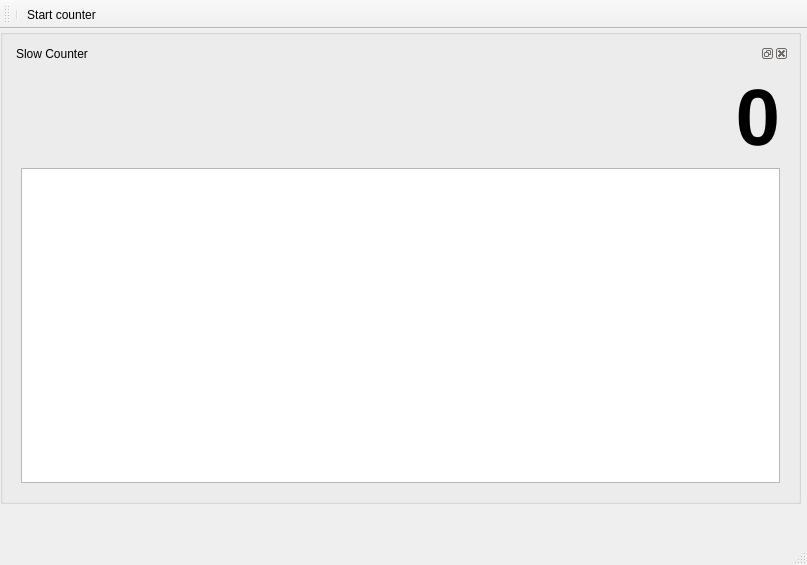
<?xml version="1.0" encoding="UTF-8"?>
<ui version="4.0">
 <class>MainWindow</class>
 <widget class="QMainWindow" name="MainWindow">
  <property name="geometry">
   <rect>
    <x>0</x>
    <y>0</y>
    <width>807</width>
    <height>565</height>
   </rect>
  </property>
  <property name="sizePolicy">
   <sizepolicy hsizetype="MinimumExpanding" vsizetype="MinimumExpanding">
    <horstretch>0</horstretch>
    <verstretch>0</verstretch>
   </sizepolicy>
  </property>
  <property name="windowTitle">
   <string>MainWindow</string>
  </property>
  <widget class="QWidget" name="centralwidget">
   <property name="sizePolicy">
    <sizepolicy hsizetype="MinimumExpanding" vsizetype="MinimumExpanding">
     <horstretch>0</horstretch>
     <verstretch>0</verstretch>
    </sizepolicy>
   </property>
   <widget class="QGroupBox" name="gridGroupBox">
    <property name="geometry">
     <rect>
      <x>0</x>
      <y>0</y>
      <width>801</width>
      <height>475</height>
     </rect>
    </property>
    <layout class="QGridLayout" name="gridLayout_2">
     <property name="sizeConstraint">
      <enum>QLayout::SetMinimumSize</enum>
     </property>
     <item row="1" column="0" colspan="4">
      <widget class="QDockWidget" name="counter_trace_DockWidget">
       <property name="sizePolicy">
        <sizepolicy hsizetype="Preferred" vsizetype="Preferred">
         <horstretch>1</horstretch>
         <verstretch>0</verstretch>
        </sizepolicy>
       </property>
       <property name="windowTitle">
        <string>Slow Counter</string>
       </property>
       <widget class="QWidget" name="dockWidgetContents_7">
        <layout class="QVBoxLayout" name="verticalLayout_2">
         <item>
          <widget class="QLabel" name="count_value_Label">
           <property name="font">
            <font>
             <pointsize>60</pointsize>
             <weight>75</weight>
             <bold>true</bold>
            </font>
           </property>
           <property name="text">
            <string>0</string>
           </property>
           <property name="alignment">
            <set>Qt::AlignRight|Qt::AlignTrailing|Qt::AlignVCenter</set>
           </property>
          </widget>
         </item>
         <item>
          <widget class="PlotWidget" name="counter_trace_PlotWidget"/>
         </item>
        </layout>
       </widget>
      </widget>
     </item>
    </layout>
   </widget>
  </widget>
  <widget class="QStatusBar" name="statusBar"/>
  <widget class="QToolBar" name="toolBar">
   <property name="sizePolicy">
    <sizepolicy hsizetype="Ignored" vsizetype="Fixed">
     <horstretch>0</horstretch>
     <verstretch>0</verstretch>
    </sizepolicy>
   </property>
   <property name="windowTitle">
    <string>toolBar</string>
   </property>
   <property name="toolButtonStyle">
    <enum>Qt::ToolButtonTextUnderIcon</enum>
   </property>
   <attribute name="toolBarArea">
    <enum>TopToolBarArea</enum>
   </attribute>
   <attribute name="toolBarBreak">
    <bool>false</bool>
   </attribute>
   <addaction name="separator"/>
   <addaction name="actionStart_counter"/>
  </widget>
  <action name="actionStart_counter">
   <property name="checkable">
    <bool>true</bool>
   </property>
   <property name="icon">
    <iconset>
     <normaloff>../../../../.venv/Lib/site-packages/qudi/artwork/icons/start-counter.svg</normaloff>
     <normalon>../../../../.venv/Lib/site-packages/qudi/artwork/icons/stop-counter.svg</normalon>../../../../.venv/Lib/site-packages/qudi/artwork/icons/start-counter.svg</iconset>
   </property>
   <property name="text">
    <string>Start counter</string>
   </property>
  </action>
  <action name="actionStart_saving_data">
   <property name="checkable">
    <bool>true</bool>
   </property>
   <property name="icon">
    <iconset>
     <normaloff>../../../../.venv/Lib/site-packages/qudi/artwork/icons/record-counter.svgz</normaloff>
     <normalon>../../../../.venv/Lib/site-packages/qudi/artwork/icons/stop-counter.svg</normalon>../../../../.venv/Lib/site-packages/qudi/artwork/icons/record-counter.svgz</iconset>
   </property>
   <property name="text">
    <string>Start saving data</string>
   </property>
  </action>
 </widget>
 <customwidgets>
  <customwidget>
   <class>PlotWidget</class>
   <extends>QGraphicsView</extends>
   <header>pyqtgraph</header>
  </customwidget>
 </customwidgets>
 <resources/>
 <connections/>
 <designerdata>
  <property name="gridDeltaX">
   <number>10</number>
  </property>
  <property name="gridDeltaY">
   <number>10</number>
  </property>
  <property name="gridSnapX">
   <bool>true</bool>
  </property>
  <property name="gridSnapY">
   <bool>true</bool>
  </property>
  <property name="gridVisible">
   <bool>true</bool>
  </property>
 </designerdata>
</ui>
